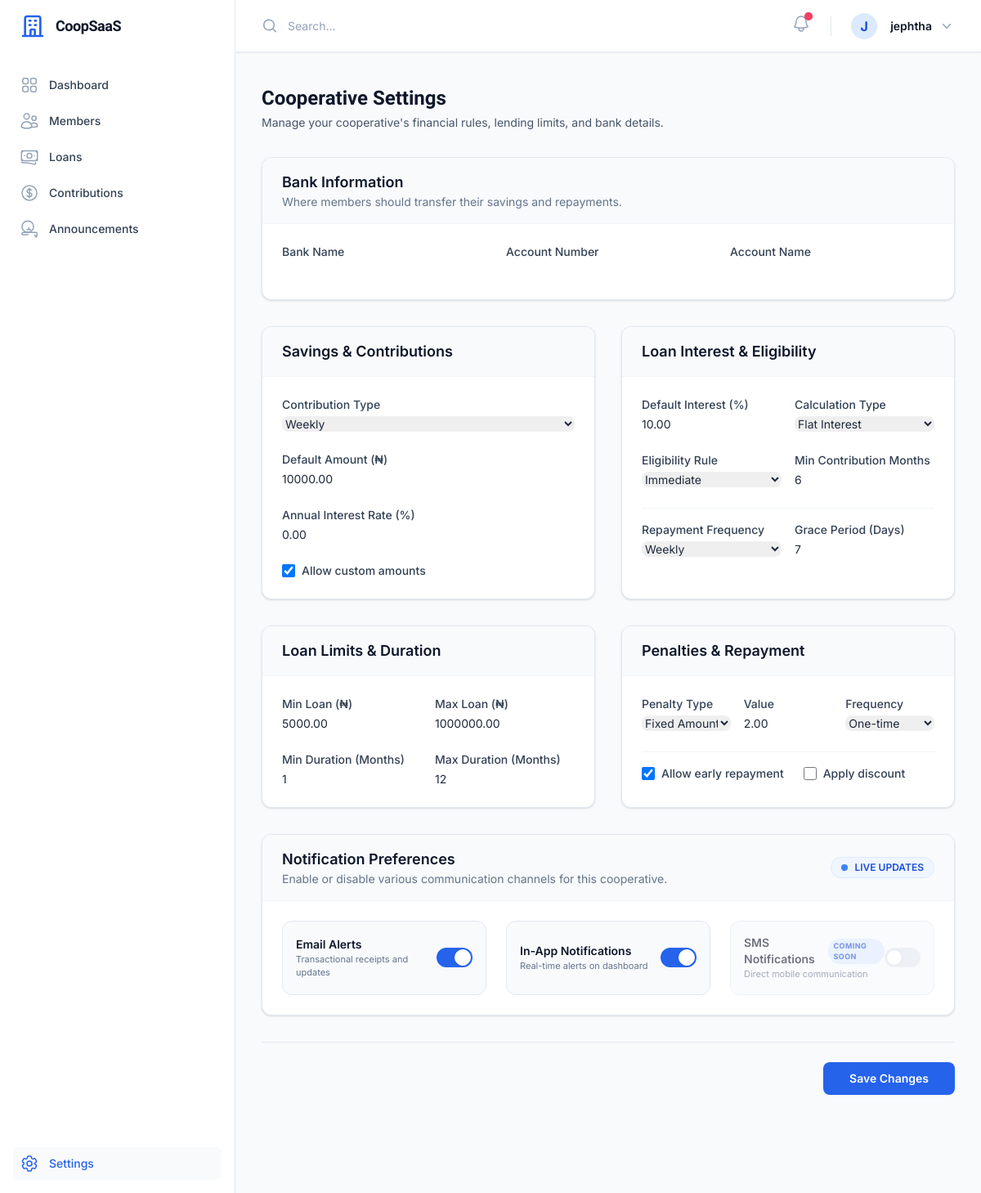
/cooperative/settings/ (signed in), run on an earlier commit of the app's database.
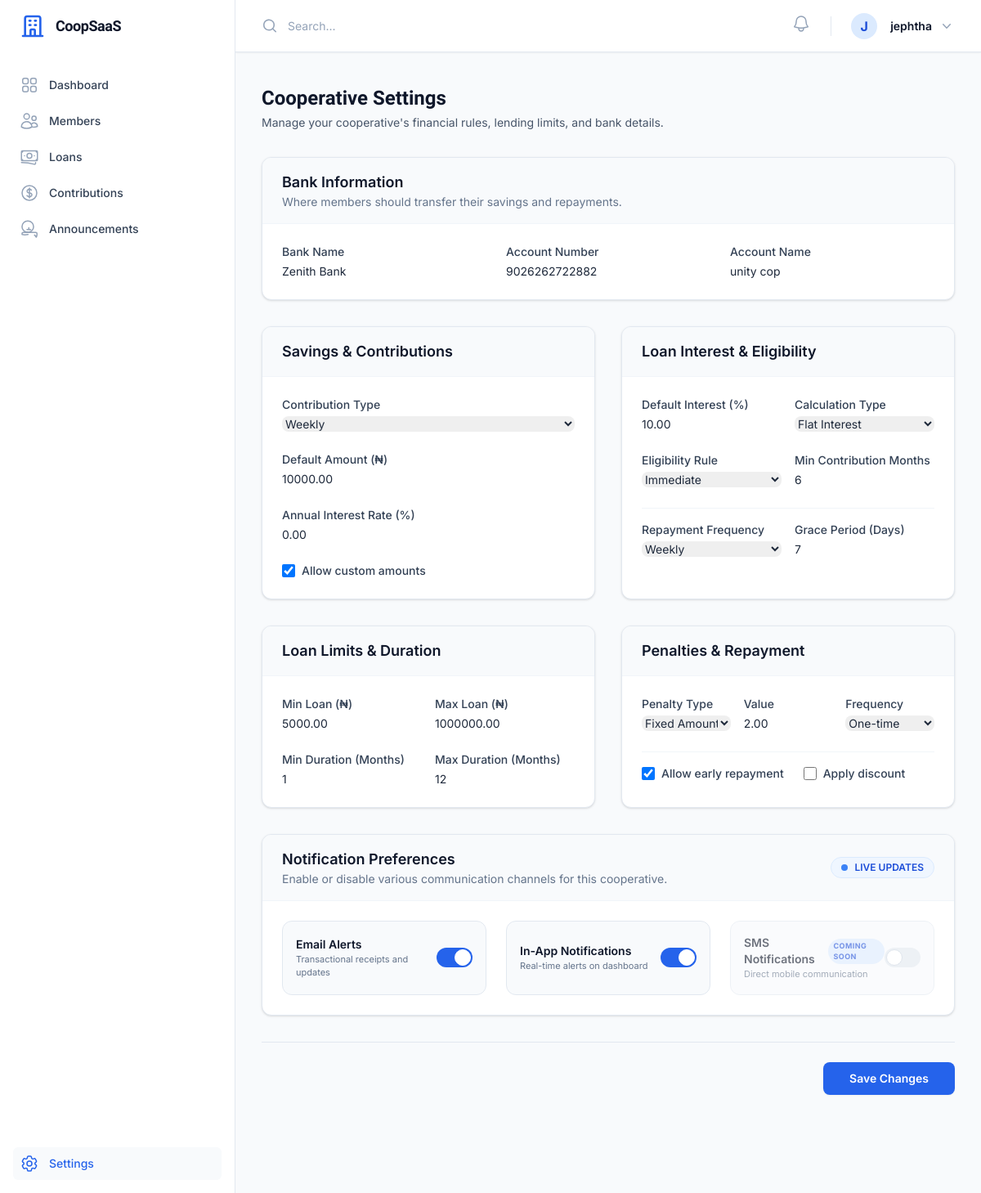
And on a later commit of the database.
### apps/cooperatives/models.py (models this page shows, shortened)
class CooperativeSetting(models.Model):
    cooperative = models.OneToOneField(Cooperative, on_delete=models.CASCADE, related_name='settings')
    contribution_type = models.CharField(max_length=20, choices=ContributionType.choices, default=ContributionType.MONTHLY)
    default_contribution_amount = models.DecimalField(max_digits=12, decimal_places=2, default=0.00)
    allow_custom_contributions = models.BooleanField(default=True)
    savings_interest_rate = models.DecimalField(max_digits=5, decimal_places=2, default=0.00, help_text="Annual interest rate for savings")
    default_loan_interest_rate = models.DecimalField(max_digits=5, decimal_places=2, default=5.00)
    interest_calculation_type = models.CharField(
        max_length=20, choices=InterestCalculationType.choices, default=InterestCalculationType.FLAT
    )
    min_loan_amount = models.DecimalField(max_digits=12, decimal_places=2, default=0.00)
    max_loan_amount = models.DecimalField(max_digits=12, decimal_places=2, default=1000000.00)
    min_loan_duration_months = models.IntegerField(default=1)
    max_loan_duration_months = models.IntegerField(default=12)
    loan_eligibility_type = models.CharField(max_length=20, choices=LoanEligibilityType.choices, default=LoanEligibilityType.IMMEDIATE)
    min_contribution_months_required = models.IntegerField(default=0)
    repayment_frequency = models.CharField(max_length=20, choices=RepaymentFrequency.choices, default=RepaymentFrequency.MONTHLY)
    grace_period_days = models.IntegerField(default=0)
    penalty_type = models.CharField(max_length=20, choices=PenaltyType.choices, default=PenaltyType.FIXED)
    penalty_value = models.DecimalField(max_digits=12, decimal_places=2, default=0.00)
    penalty_frequency = models.CharField(max_length=20, choices=PenaltyFrequency.choices, default=PenaltyFrequency.ONETIME)
    allow_early_repayment = models.BooleanField(default=True)
    apply_early_repayment_discount = models.BooleanField(default=False)
    bank_name = models.CharField(max_length=100, null=True, blank=True)
    account_number = models.CharField(max_length=20, null=True, blank=True)
    account_name = models.CharField(max_length=255, null=True, blank=True)
    email_notifications = models.BooleanField(default=True)
    in_app_notifications = models.BooleanField(default=True)
    sms_notifications = models.BooleanField(default=False)

### apps/cooperatives/views.py (the view)
# urls.py: path('settings/', CooperativeSettingsUpdateView.as_view(), name='settings'),
class CooperativeSettingsUpdateView(LoginRequiredMixin, CoopAdminRequiredMixin, SuccessMessageMixin, UpdateView):
    model = CooperativeSetting
    template_name = 'coop_admin/settings.html'
    fields = [
        'contribution_type', 'default_contribution_amount', 'allow_custom_contributions',
        'savings_interest_rate', 'bank_name', 'account_number', 'account_name',
        'default_loan_interest_rate', 'interest_calculation_type',
        'min_loan_amount', 'max_loan_amount', 'min_loan_duration_months', 'max_loan_duration_months',
        'loan_eligibility_type', 'min_contribution_months_required',
        'repayment_frequency', 'grace_period_days',
        'penalty_type', 'penalty_value', 'penalty_frequency',
        'allow_early_repayment', 'apply_early_repayment_discount',
        'email_notifications', 'in_app_notifications', 'sms_notifications'
    ]
    success_url = reverse_lazy('cooperatives:settings')
    success_message = "Cooperative settings updated successfully!"
    def get_object(self, queryset=None):
        from .models import CooperativeSetting
        return get_object_or_404(CooperativeSetting, cooperative=self.request.user.cooperative)
    def get_context_data(self, **kwargs):
        context = super().get_context_data(**kwargs)
        context['title'] = 'Cooperative Settings'
        context['description'] = 'Manage your financial rules and bank details.'
        return context

### apps/cooperatives/views.py (called while the page is built)
    def test_func(self):
        return self.request.user.is_authenticated and self.request.user.role == UserRole.COOP_ADMIN

### apps/notifications/context_processors.py (called while the page is built)
def notification_context(request):
    if request.user.is_authenticated:
        unread_count = Notification.objects.filter(user=request.user, is_read=False).count()
        recent_notifications = Notification.objects.filter(user=request.user).order_by('-created_at')[:5]
        return {
            'unread_notifications_count': unread_count,
            'recent_notifications': recent_notifications,
            'pusher_key': getattr(settings, 'PUSHER_KEY', ''),
            'pusher_cluster': getattr(settings, 'PUSHER_CLUSTER', 'mt1'),
        }
    return {}

### templates/coop_admin/settings.html (shortened to what the changed rows need)
{% extends 'dashboard_base.html' %}
{% block content %}
<div class="mb-8 flex items-center justify-between">
    <div>
        <h1 class="text-2xl font-bold font-display text-slate-900">Cooperative Settings</h1>
    </div>
</div>
<form method="POST" class="space-y-8 pb-20">
    <div class="bg-white shadow rounded-xl overflow-hidden border border-slate-200">
        <div class="p-6 grid grid-cols-1 gap-6 md:grid-cols-2 lg:grid-cols-3">
            <div>
                <label class="block text-sm font-medium text-slate-700 mb-1">Bank Name</label>
                <input type="text" name="bank_name" value="{{ form.bank_name.value|default:'' }}" class="block w-full rounded-lg border-slate-300 focus:ring-primary-600 focus:border-primary-600 sm:text-sm">
            </div>
            <div>
                <label class="block text-sm font-medium text-slate-700 mb-1">Account Number</label>
                <input type="text" name="account_number" value="{{ form.account_number.value|default:'' }}" class="block w-full rounded-lg border-slate-300 focus:ring-primary-600 focus:border-primary-600 sm:text-sm">
            </div>
            <div>
                <label class="block text-sm font-medium text-slate-700 mb-1">Account Name</label>
                <input type="text" name="account_name" value="{{ form.account_name.value|default:'' }}" class="block w-full rounded-lg border-slate-300 focus:ring-primary-600 focus:border-primary-600 sm:text-sm">
            </div>
        </div>
    </div>
    <div class="grid grid-cols-1 lg:grid-cols-2 gap-8 mt-8">
        <div class="bg-white shadow rounded-xl overflow-hidden border border-slate-200">
            <div class="p-6 space-y-6">
                <div>
                    <label class="block text-sm font-medium text-slate-700 mb-1">Contribution Type</label>
                    <select name="contribution_type" class="block w-full rounded-lg border-slate-300 focus:ring-primary-600 focus:border-primary-600 sm:text-sm">
                        {% for val, label in form.fields.contribution_type.choices %}
                        <option value="{{ val }}" {% if form.contribution_type.value == val %}selected{% endif %}>{{ label }}</option>
                        {% endfor %}
                    </select>
                </div>
                <div>
                    <label class="block text-sm font-medium text-slate-700 mb-1">Default Amount (₦)</label>
                    <input type="number" name="default_contribution_amount" value="{{ form.default_contribution_amount.value }}" class="block w-full rounded-lg border-slate-300 focus:ring-primary-600 focus:border-primary-600 sm:text-sm">
                </div>
                <div>
                    <label class="block text-sm font-medium text-slate-700 mb-1">Annual Interest Rate (%)</label>
                    <input type="number" step="0.01" name="savings_interest_rate" value="{{ form.savings_interest_rate.value }}" class="block w-full rounded-lg border-slate-300 focus:ring-primary-600 focus:border-primary-600 sm:text-sm">
                </div>
            </div>
        </div>
        <div class="bg-white shadow rounded-xl overflow-hidden border border-slate-200">
            <div class="p-6 space-y-6">
                <div class="grid grid-cols-2 gap-4">
                    <div>
                        <label class="block text-sm font-medium text-slate-700 mb-1">Default Interest (%)</label>
                        <input type="number" step="0.01" name="default_loan_interest_rate" value="{{ form.default_loan_interest_rate.value }}" class="block w-full rounded-lg border-slate-300 focus:ring-primary-600 focus:border-primary-600 sm:text-sm">
                    </div>
                    <div>
                        <label class="block text-sm font-medium text-slate-700 mb-1">Calculation Type</label>
                        <select name="interest_calculation_type" class="block w-full rounded-lg border-slate-300 focus:ring-primary-600 focus:border-primary-600 sm:text-sm">
                            {% for val, label in form.fields.interest_calculation_type.choices %}
                            <option value="{{ val }}" {% if form.interest_calculation_type.value == val %}selected{% endif %}>{{ label }}</option>
                            {% endfor %}
                        </select>
                    </div>
                </div>
                <div class="grid grid-cols-2 gap-4">
                    <div>
                        <label class="block text-sm font-medium text-slate-700 mb-1">Eligibility Rule</label>
                        <select name="loan_eligibility_type" class="block w-full rounded-lg border-slate-300 focus:ring-primary-600 focus:border-primary-600 sm:text-sm">
                            {% for val, label in form.fields.loan_eligibility_type.choices %}
                            <option value="{{ val }}" {% if form.loan_eligibility_type.value == val %}selected{% endif %}>{{ label }}</option>
                            {% endfor %}
                        </select>
                    </div>
                </div>
                <div class="grid grid-cols-2 gap-4 pt-4 border-t border-slate-100">
                    <div>
                        <label class="block text-sm font-medium text-slate-700 mb-1">Repayment Frequency</label>
                        <select name="repayment_frequency" class="block w-full rounded-lg border-slate-300 focus:ring-primary-600 focus:border-primary-600 sm:text-sm">
                            {% for val, label in form.fields.repayment_frequency.choices %}
                            <option value="{{ val }}" {% if form.repayment_frequency.value == val %}selected{% endif %}>{{ label }}</option>
                            {% endfor %}
                        </select>
                    </div>
                </div>
            </div>
        </div>
        <div class="bg-white shadow rounded-xl overflow-hidden border border-slate-200">
            <div class="p-6 space-y-6">
                <div class="grid grid-cols-2 gap-4">
                    <div>
                        <label class="block text-sm font-medium text-slate-700 mb-1">Min Loan (₦)</label>
                        <input type="number" name="min_loan_amount" value="{{ form.min_loan_amount.value }}" class="block w-full rounded-lg border-slate-300 focus:ring-primary-600 focus:border-primary-600 sm:text-sm">
                    </div>
                    <div>
                        <label class="block text-sm font-medium text-slate-700 mb-1">Max Loan (₦)</label>
                        <input type="number" name="max_loan_amount" value="{{ form.max_loan_amount.value }}" class="block w-full rounded-lg border-slate-300 focus:ring-primary-600 focus:border-primary-600 sm:text-sm">
                    </div>
                </div>
            </div>
        </div>
        <div class="bg-white shadow rounded-xl overflow-hidden border border-slate-200">
            <div class="p-6 space-y-6">
                <div class="grid grid-cols-3 gap-4">
                    <div>
                        <label class="block text-sm font-medium text-slate-700 mb-1">Penalty Type</label>
                        <select name="penalty_type" class="block w-full rounded-lg border-slate-300 focus:ring-primary-600 focus:border-primary-600 sm:text-sm">
                            {% for val, label in form.fields.penalty_type.choices %}
                            <option value="{{ val }}" {% if form.penalty_type.value == val %}selected{% endif %}>{{ label }}</option>
                            {% endfor %}
                        </select>
                    </div>
                    <div>
                        <label class="block text-sm font-medium text-slate-700 mb-1">Value</label>
                        <input type="number" step="0.01" name="penalty_value" value="{{ form.penalty_value.value }}" class="block w-full rounded-lg border-slate-300 focus:ring-primary-600 focus:border-primary-600 sm:text-sm">
                    </div>
                    <div>
                        <label class="block text-sm font-medium text-slate-700 mb-1">Frequency</label>
                        <select name="penalty_frequency" class="block w-full rounded-lg border-slate-300 focus:ring-primary-600 focus:border-primary-600 sm:text-sm">
                            {% for val, label in form.fields.penalty_frequency.choices %}
                            <option value="{{ val }}" {% if form.penalty_frequency.value == val %}selected{% endif %}>{{ label }}</option>
                            {% endfor %}
                        </select>
                    </div>
                </div>
            </div>
        </div>
    </div>
</form>
{% endblock %}

### templates/components/topnav.html (shortened to what this page needs)
<div class="sticky top-0 z-40 flex h-16 shrink-0 items-center justify-between gap-x-4 border-b border-slate-200 bg-white px-4 shadow-sm sm:gap-x-6 sm:px-6 lg:px-8">
    <div class="flex flex-1 gap-x-4 self-stretch lg:gap-x-6">
        <form class="relative flex flex-1" action="#" method="GET">
            <input id="search-field" class="block h-full w-full border-0 py-0 pl-8 pr-0 text-slate-900 placeholder:text-slate-400 focus:ring-0 sm:text-sm" placeholder="Search..." type="search" name="search">
        </form>
        <div class="flex items-center gap-x-4 lg:gap-x-6">
            <div class="relative" x-data="{ open: false }">
                <button type="button" @click="open = !open" @click.outside="open = false" class="-m-2.5 p-2.5 text-slate-400 hover:text-slate-500 relative" id="notification-bell-btn">
                    <svg id="notification-bell-icon" class="h-6 w-6 {% if unread_notifications_count > 0 %}animate-swing{% endif %}" fill="none" viewBox="0 0 24 24" stroke-width="1.5" stroke="currentColor" aria-hidden="true">
                        <path stroke-linecap="round" stroke-linejoin="round" d="M14.857 17.082a23.848 23.848 0 005.454-1.31A8.967 8.967 0 0118 9.75v-.7V9A6 6 0 006 9v.75a8.967 8.967 0 01-2.312 6.022c1.733.64 3.56 1.085 5.455 1.31m5.714 0a24.255 24.255 0 01-5.714 0m5.714 0a3 3 0 11-5.714 0" />
                    </svg>
                    {% if unread_notifications_count > 0 %}
                    <span id="notification-badge" class="absolute top-2 right-2 flex h-2.5 w-2.5">
                        <span class="relative inline-flex rounded-full h-2.5 w-2.5 bg-rose-500"></span>
                    </span>
                    {% endif %}
                </button>
            </div>
            <div class="relative" x-data="{ open: false }">
                <button type="button" @click="open = !open" @click.outside="open = false" class="-m-1.5 flex items-center p-1.5" id="user-menu-button" aria-expanded="false" aria-haspopup="true">
                    <div class="h-8 w-8 rounded-full bg-primary-100 flex items-center justify-center text-primary-700 font-bold">
                        {{ user.username|make_list|first|upper }}
                    </div>
                    <span class="hidden lg:flex lg:items-center">
                        <span class="ml-4 text-sm font-semibold leading-6 text-slate-900" aria-hidden="true">{{ user.get_full_name|default:user.username }}</span>
                        <svg class="ml-2 h-5 w-5 text-slate-400" viewBox="0 0 20 20" fill="currentColor" aria-hidden="true">
                            <path fill-rule="evenodd" d="M5.23 7.21a.75.75 0 011.06.02L10 11.168l3.71-3.938a.75.75 0 111.08 1.04l-4.25 4.5a.75.75 0 01-1.08 0l-4.25-4.5a.75.75 0 01.02-1.06z" clip-rule="evenodd" />
                        </svg>
                    </span>
                </button>
            </div>
        </div>
    </div>
</div>

What changed in the data, as far as the page shows it:
changed CooperativeSetting "Weekly": bank_name (not shown) → "Zenith Bank"; account_number (not shown) → "9026262722882"; account_name (not shown) → "unity cop"
